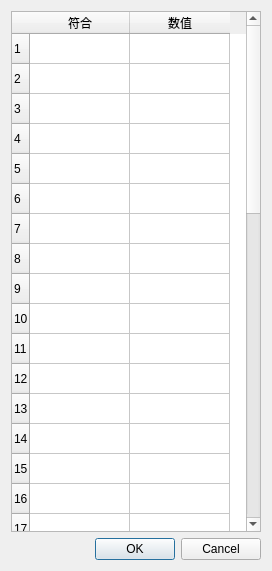
<?xml version="1.0" encoding="UTF-8"?>
<ui version="4.0">
 <class>Dialog</class>
 <widget class="QDialog" name="Dialog">
  <property name="geometry">
   <rect>
    <x>0</x>
    <y>0</y>
    <width>272</width>
    <height>571</height>
   </rect>
  </property>
  <property name="windowTitle">
   <string>Dialog</string>
  </property>
  <layout class="QVBoxLayout" name="verticalLayout_2">
   <item>
    <layout class="QVBoxLayout" name="verticalLayout">
     <item>
      <widget class="QTableWidget" name="tableWidget">
       <row>
        <property name="text">
         <string>1</string>
        </property>
       </row>
       <row>
        <property name="text">
         <string>2</string>
        </property>
       </row>
       <row>
        <property name="text">
         <string>3</string>
        </property>
       </row>
       <row>
        <property name="text">
         <string>4</string>
        </property>
       </row>
       <row>
        <property name="text">
         <string>5</string>
        </property>
       </row>
       <row>
        <property name="text">
         <string>6</string>
        </property>
       </row>
       <row>
        <property name="text">
         <string>7</string>
        </property>
       </row>
       <row>
        <property name="text">
         <string>8</string>
        </property>
       </row>
       <row>
        <property name="text">
         <string>9</string>
        </property>
       </row>
       <row>
        <property name="text">
         <string>10</string>
        </property>
       </row>
       <row>
        <property name="text">
         <string>11</string>
        </property>
       </row>
       <row>
        <property name="text">
         <string>12</string>
        </property>
       </row>
       <row>
        <property name="text">
         <string>13</string>
        </property>
       </row>
       <row>
        <property name="text">
         <string>14</string>
        </property>
       </row>
       <row>
        <property name="text">
         <string>15</string>
        </property>
       </row>
       <row>
        <property name="text">
         <string>16</string>
        </property>
       </row>
       <row>
        <property name="text">
         <string>17</string>
        </property>
       </row>
       <row>
        <property name="text">
         <string>18</string>
        </property>
       </row>
       <row>
        <property name="text">
         <string>19</string>
        </property>
       </row>
       <row>
        <property name="text">
         <string>20</string>
        </property>
       </row>
       <row>
        <property name="text">
         <string>21</string>
        </property>
       </row>
       <row>
        <property name="text">
         <string>22</string>
        </property>
       </row>
       <row>
        <property name="text">
         <string>23</string>
        </property>
       </row>
       <row>
        <property name="text">
         <string>24</string>
        </property>
       </row>
       <row>
        <property name="text">
         <string>25</string>
        </property>
       </row>
       <row>
        <property name="text">
         <string>26</string>
        </property>
       </row>
       <row>
        <property name="text">
         <string>27</string>
        </property>
       </row>
       <row>
        <property name="text">
         <string>28</string>
        </property>
       </row>
       <row>
        <property name="text">
         <string>29</string>
        </property>
       </row>
       <row>
        <property name="text">
         <string>30</string>
        </property>
       </row>
       <row>
        <property name="text">
         <string>31</string>
        </property>
       </row>
       <row>
        <property name="text">
         <string>32</string>
        </property>
       </row>
       <row>
        <property name="text">
         <string>33</string>
        </property>
       </row>
       <row>
        <property name="text">
         <string>34</string>
        </property>
       </row>
       <row>
        <property name="text">
         <string>35</string>
        </property>
       </row>
       <row>
        <property name="text">
         <string>35</string>
        </property>
       </row>
       <row>
        <property name="text">
         <string>37</string>
        </property>
       </row>
       <row>
        <property name="text">
         <string>38</string>
        </property>
       </row>
       <row>
        <property name="text">
         <string>39</string>
        </property>
       </row>
       <row>
        <property name="text">
         <string>40</string>
        </property>
       </row>
       <row>
        <property name="text">
         <string>41</string>
        </property>
       </row>
       <row>
        <property name="text">
         <string>42</string>
        </property>
       </row>
       <column>
        <property name="text">
         <string>符合</string>
        </property>
       </column>
       <column>
        <property name="text">
         <string>数值</string>
        </property>
       </column>
      </widget>
     </item>
     <item>
      <widget class="QDialogButtonBox" name="buttonBox">
       <property name="orientation">
        <enum>Qt::Horizontal</enum>
       </property>
       <property name="standardButtons">
        <set>QDialogButtonBox::Cancel|QDialogButtonBox::Ok</set>
       </property>
      </widget>
     </item>
    </layout>
   </item>
  </layout>
 </widget>
 <resources/>
 <connections>
  <connection>
   <sender>buttonBox</sender>
   <signal>accepted()</signal>
   <receiver>Dialog</receiver>
   <slot>accept()</slot>
   <hints>
    <hint type="sourcelabel">
     <x>248</x>
     <y>254</y>
    </hint>
    <hint type="destinationlabel">
     <x>157</x>
     <y>274</y>
    </hint>
   </hints>
  </connection>
  <connection>
   <sender>buttonBox</sender>
   <signal>rejected()</signal>
   <receiver>Dialog</receiver>
   <slot>reject()</slot>
   <hints>
    <hint type="sourcelabel">
     <x>316</x>
     <y>260</y>
    </hint>
    <hint type="destinationlabel">
     <x>286</x>
     <y>274</y>
    </hint>
   </hints>
  </connection>
 </connections>
</ui>
